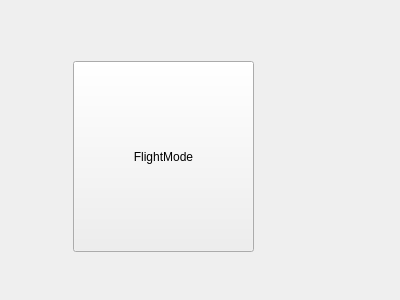
<?xml version="1.0" encoding="UTF-8"?>
<ui version="4.0">
 <class>GCSControl</class>
 <widget class="QWidget" name="GCSControl">
  <property name="geometry">
   <rect>
    <x>0</x>
    <y>0</y>
    <width>400</width>
    <height>300</height>
   </rect>
  </property>
  <property name="windowTitle">
   <string>Form</string>
  </property>
  <widget class="QPushButton" name="pushButton">
   <property name="geometry">
    <rect>
     <x>73</x>
     <y>61</y>
     <width>181</width>
     <height>191</height>
    </rect>
   </property>
   <property name="text">
    <string>FlightMode</string>
   </property>
  </widget>
 </widget>
 <resources/>
 <connections/>
</ui>
